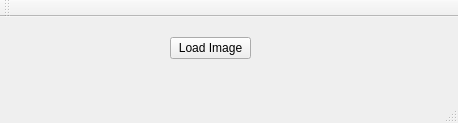
<?xml version="1.0" encoding="UTF-8"?>
<ui version="4.0">
 <class>GroundTruth</class>
 <widget class="QMainWindow" name="GroundTruth">
  <property name="geometry">
   <rect>
    <x>0</x>
    <y>0</y>
    <width>458</width>
    <height>123</height>
   </rect>
  </property>
  <property name="windowTitle">
   <string>GroundTruth</string>
  </property>
  <widget class="QWidget" name="centralWidget">
   <widget class="QPushButton" name="pushButton">
    <property name="geometry">
     <rect>
      <x>170</x>
      <y>20</y>
      <width>81</width>
      <height>22</height>
     </rect>
    </property>
    <property name="text">
     <string>Load Image</string>
    </property>
   </widget>
  </widget>
  <widget class="QMenuBar" name="menuBar">
   <property name="geometry">
    <rect>
     <x>0</x>
     <y>0</y>
     <width>458</width>
     <height>19</height>
    </rect>
   </property>
  </widget>
  <widget class="QToolBar" name="mainToolBar">
   <attribute name="toolBarArea">
    <enum>TopToolBarArea</enum>
   </attribute>
   <attribute name="toolBarBreak">
    <bool>false</bool>
   </attribute>
  </widget>
  <widget class="QStatusBar" name="statusBar"/>
 </widget>
 <layoutdefault spacing="6" margin="11"/>
 <resources/>
 <connections/>
</ui>
